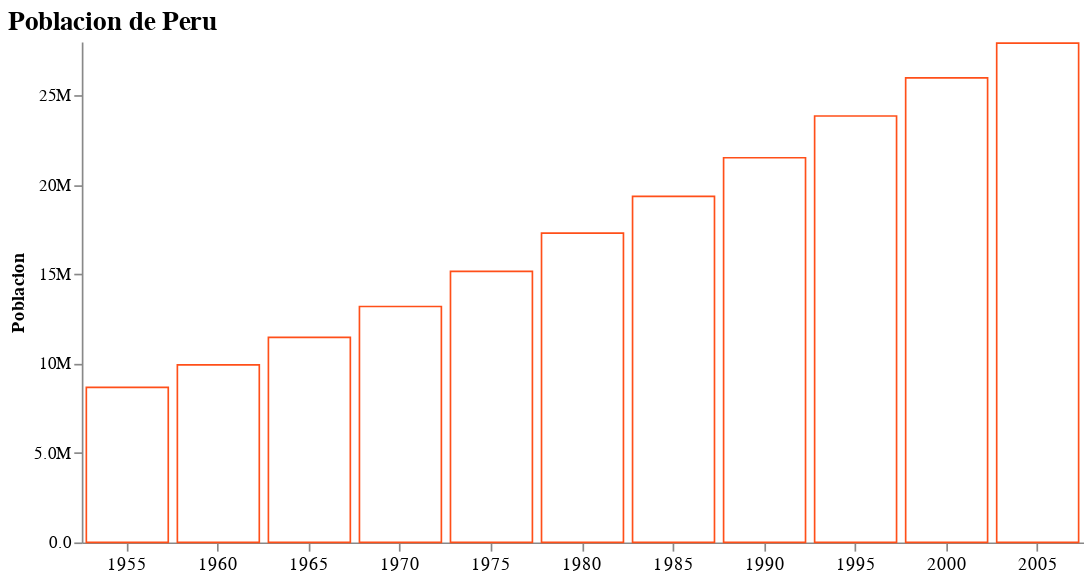

Notebook code for this chart:
### Markdown cell above
#### Barras mas cheveres

### Code cell
alt.Chart(datosdemipais).mark_bar(color='#ffffff', stroke='#ff4f19' # Usa colores de D3 en codigo hex, stroke el borde y full el relleno
).encode(
    x = alt.X('year:O', title='',#para que trate los datos como continuos uso Q para Categoricos us O
        axis = alt.Axis(labelAngle=0, labelFontSize=11)), 
    y = alt.Y('pop:Q', title='Poblacion',
        axis = alt.Axis(format='.2s', grid=False)) #formato que tendra el eje, son varios mejor googlear. le quito las lineas
).properties(
    title = f"Poblacion de {pais}", ##con f se agraga la variable a string
    width = 600, # configurar el ancho en pixeles
).configure_title(
    fontSize = 16, 
    anchor = 'start'
).configure_view(
    strokeWidth=0) #configuracion de titulo

### Figure 1 — Vega-Lite specification as saved in the notebook (floating-point values rounded to 4 significant figures)
{"config": {"view": {"continuousWidth": 400, "continuousHeight": 300, "strokeWidth": 0}, "title": {"anchor": "start", "fontSize": 16}}, "data": {"name": "data-039d72737d678ea4f743cc3d7515dffe"}, "mark": {"type": "bar", "color": "#ffffff", "stroke": "#ff4f19"}, "encoding": {"x": {"type": "ordinal", "axis": {"labelAngle": 0, "labelFontSize": 11}, "field": "year", "title": ""}, "y": {"type": "quantitative", "axis": {"format": ".2s", "grid": false}, "field": "pop", "title": "Poblacion"}}, "title": "Poblacion de Peru", "width": 600, "$schema": "https://vega.github.io/schema/vega-lite/v4.8.1.json", "datasets": {"data-039d72737d678ea4f743cc3d7515dffe": [{"year": 1955, "country": "Peru", "cluster": 3, "pop": 8671500, "life_expect": 46.26, "fertility": 6.853}, {"year": 1960, "country": "Peru", "cluster": 3, "pop": 9931000, "life_expect": 49.1, "fertility": 6.853}, {"year": 1965, "country": "Peru", "cluster": 3, "pop": 11467300, "life_expect": 51.45, "fertility": 6.56}, {"year": 1970, "country": "Peru", "cluster": 3, "pop": 13192800, "life_expect": 55.45, "fertility": 6.0}, {"year": 1975, "country": "Peru", "cluster": 3, "pop": 15161199, "life_expect": 58.45, "fertility": 5.378}, {"year": 1980, "country": "Peru", "cluster": 3, "pop": 17295298, "life_expect": 61.41, "fertility": 4.65}, {"year": 1985, "country": "Peru", "cluster": 3, "pop": 19348926, "life_expect": 64.13, "fertility": 4.1}, {"year": 1990, "country": "Peru", "cluster": 3, "pop": 21511443, "life_expect": 66.46, "fertility": 3.7}, {"year": 1995, "country": "Peru", "cluster": 3, "pop": 23846388, "life_expect": 68.39, "fertility": 3.099}, {"year": 2000, "country": "Peru", "cluster": 3, "pop": 25979722, "life_expect": 69.91, "fertility": 2.7}, {"year": 2005, "country": "Peru", "cluster": 3, "pop": 27925628, "life_expect": 71.42, "fertility": 2.506}]}}
